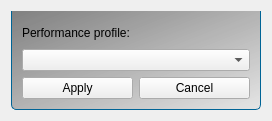
<?xml version="1.0" encoding="UTF-8"?>
<ui version="4.0">
 <author>
SPDX-FileCopyrightText: 2021 EasyCoding Team and contributors
SPDX-License-Identifier: GPL-3.0-or-later
 </author>
 <class>MainWindow</class>
 <widget class="QMainWindow" name="MainWindow">
  <property name="windowModality">
   <enum>Qt::WindowModal</enum>
  </property>
  <property name="geometry">
   <rect>
    <x>0</x>
    <y>0</y>
    <width>272</width>
    <height>121</height>
   </rect>
  </property>
  <property name="windowTitle">
   <string>Tuned Switcher GUI</string>
  </property>
  <property name="windowIcon">
   <iconset resource="../resources.qrc">
    <normaloff>:/icons/window.png</normaloff>:/icons/window.png</iconset>
  </property>
  <property name="styleSheet">
   <string notr="true">QWidget#WidgetMain
{
	border-style: solid;
	border-top-style: none;
	border-width: 1px;
	border-color: rgb(0, 100, 150);
	border-bottom-left-radius: 5px;
	border-bottom-right-radius: 5px;
	background-color: qlineargradient(spread:pad, x1:0, y1:0, x2:1, y2:1, stop:0 rgba(128, 128, 128, 255), stop:1 rgba(225, 225, 225, 180));
}</string>
  </property>
  <property name="locale">
   <locale language="English" country="UnitedStates"/>
  </property>
  <widget class="QWidget" name="WidgetCentral">
   <layout class="QVBoxLayout" name="verticalLayout_3">
    <item>
     <widget class="QWidget" name="WidgetMain" native="true">
      <property name="locale">
       <locale language="English" country="UnitedStates"/>
      </property>
      <layout class="QVBoxLayout" name="verticalLayout_2">
       <item>
        <layout class="QVBoxLayout" name="LayoutHorisontal">
         <item>
          <widget class="QLabel" name="ProfileLabel">
           <property name="locale">
            <locale language="English" country="UnitedStates"/>
           </property>
           <property name="text">
            <string>Performance profile:</string>
           </property>
          </widget>
         </item>
         <item>
          <widget class="QComboBox" name="ProfileSelector"/>
         </item>
        </layout>
       </item>
       <item>
        <layout class="QHBoxLayout" name="LayoutVertical">
         <item>
          <widget class="QPushButton" name="ButtonApply">
           <property name="locale">
            <locale language="English" country="UnitedStates"/>
           </property>
           <property name="text">
            <string>Apply</string>
           </property>
          </widget>
         </item>
         <item>
          <widget class="QPushButton" name="ButtonCancel">
           <property name="text">
            <string>Cancel</string>
           </property>
          </widget>
         </item>
        </layout>
       </item>
      </layout>
     </widget>
    </item>
   </layout>
  </widget>
 </widget>
 <layoutdefault spacing="6" margin="11"/>
 <resources>
  <include location="../resources.qrc"/>
 </resources>
 <connections/>
</ui>
